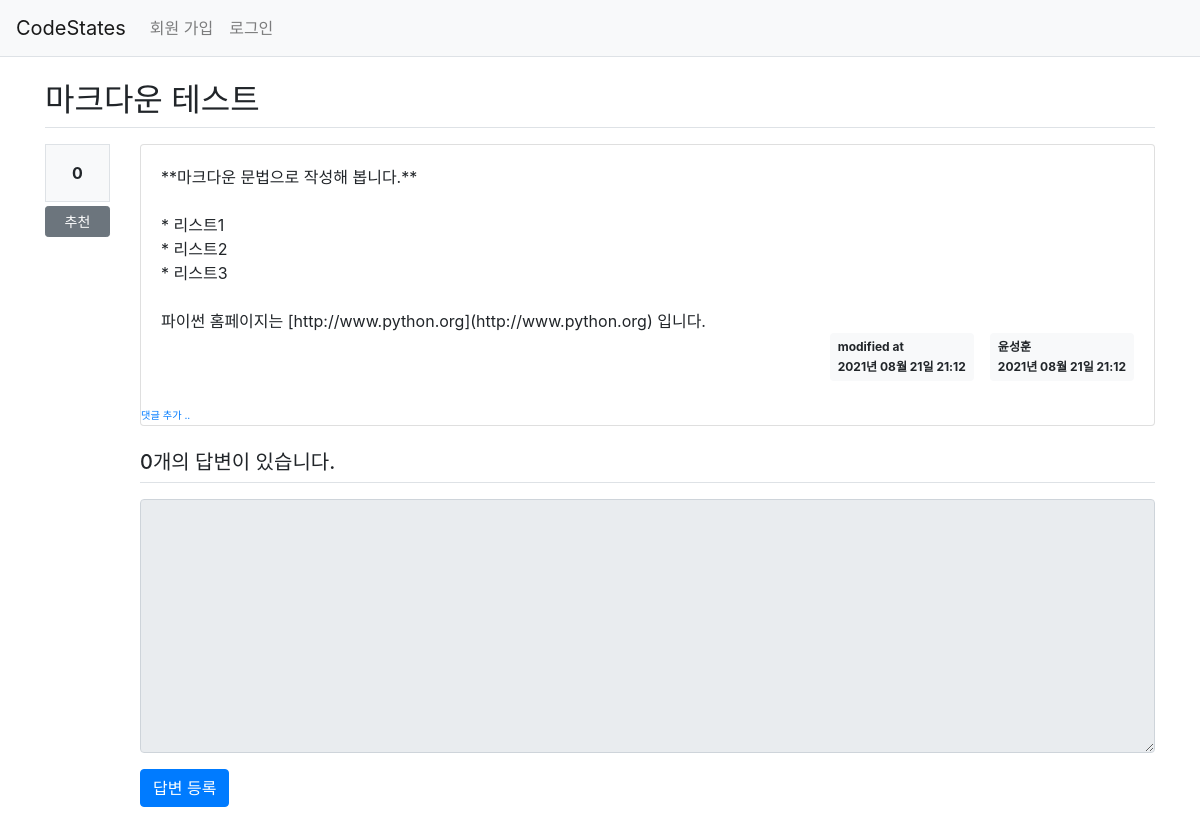
The app's page /question/detail/306/, older data.
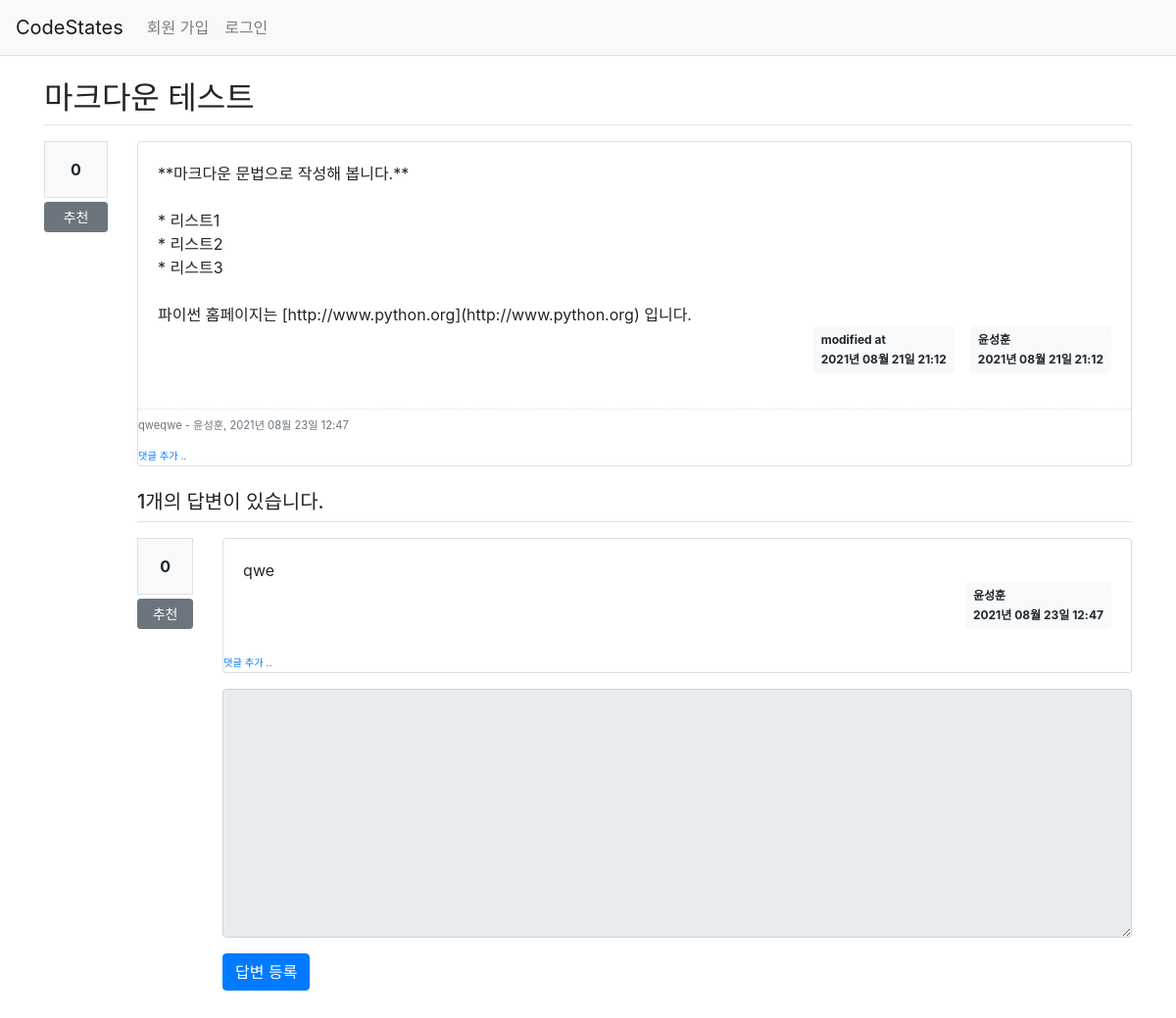
The same page, newer data.
### app/models.py (models this page shows)
class Question(db.Model): # Question 모델 생성, 기본 클래스 db.Model 상속
    id = db.Column(db.Integer, primary_key=True) # 고유 번호, 기본키 설정
    subject = db.Column(db.String(200), nullable=False) # 제목 db.String() 글자 수 제한
    content = db.Column(db.Text(), nullable=False) # 내용 db.Text() 글자 수 제한 x
    create_date = db.Column(db.DateTime(), nullable=False) # 작성 일시
    user_id = db.Column(db.Integer, db.ForeignKey('user.id', ondelete='CASCADE'), nullable=False)
    user = db.relationship('User', backref=db.backref('question_set'))
    modify_date = db.Column(db.DateTime(), nullable=True)
    voter = db.relationship('User', secondary=question_voter, backref=db.backref('question_voter_set'))

class User(db.Model):
    id = db.Column(db.Integer, primary_key=True)
    username = db.Column(db.String(150), unique=True, nullable=False)
    password = db.Column(db.String(200), nullable=False)
    email = db.Column(db.String(120), unique=True, nullable=False)

class Comment(db.Model):
    id = db.Column(db.Integer, primary_key=True)
    user_id = db.Column(db.Integer, db.ForeignKey('user.id', ondelete='CASCADE'), nullable=False)
    user = db.relationship('User', backref=db.backref('comment_set'))
    content = db.Column(db.Text(), nullable=False)
    create_date = db.Column(db.DateTime(), nullable=False)
    modify_date = db.Column(db.DateTime())
    question_id = db.Column(db.Integer, db.ForeignKey('question.id', ondelete='CASCADE'), nullable=True)
    question = db.relationship('Question', backref=db.backref('comment_set'))
    answer_id = db.Column(db.Integer, db.ForeignKey('answer.id', ondelete='CASCADE'), nullable=True)
    answer = db.relationship('Answer', backref=db.backref('comment_set'))

class Answer(db.Model): # Answer 모델 생성, 기본 클래스 db.Model 상속
    id = db.Column(db.Integer, primary_key=True) # 고유 번호, 기본 키 설정
    question_id = db.Column(db.Integer, db.ForeignKey('question.id', ondelete='CASCADE')) # db.ForeignKey 사용하여 Question 모델과 연결, ondelete='CASCADE' 삭제 연동 설정, 질문 삭제 시 질문에 달린 답변도 함께 삭제
    question = db.relationship('Question', backref=db.backref('answer_set')) # db.relationship으로 관계 설정, 첫 번째 값 참조할 모델명, 두 번째는 역참조 설정, 질문에서 답변을 거꾸로 참조하는 것을 의미
    content = db.Column(db.Text(), nullable=False) # 내용 db.Text() 글자 수 제한 x
    create_date = db.Column(db.DateTime(), nullable=False) # 작성 일시
    user_id = db.Column(db.Integer, db.ForeignKey('user.id', ondelete='CASCADE'), nullable=False)
    user = db.relationship('User', backref=db.backref('answer_set'))
    modify_date = db.Column(db.DateTime(), nullable=True)
    voter = db.relationship('User', secondary=answer_voter, backref=db.backref('answer_voter_set'))

### app/views/question_views.py (the view)
@bp.route('/detail/<int:question_id>/') # 질문 상세 화면
def detail(question_id):
    form = AnswerForm()
    question = Question.query.get_or_404(question_id)
    return render_template('question/question_detail.html', question=question, form=form)

### app/forms.py
class AnswerForm(FlaskForm):
    content = TextAreaField('내용', validators=[DataRequired('내용은 필수 입력 항목입니다.')])

### app/filter.py (called while the page is built)
def format_datetime(value, fmt='%Y년 %m월 %d일 %H:%M'):
        return value.strftime(fmt)

### app/views/auth_views.py (called while the page is built)
@bp.before_app_request
def load_logged_in_user():
    user_id = session.get('user_id')
    if user_id is None:
        g.user = None
    else:
        g.user = User.query.get(user_id)

### app/templates/question/question_detail.html (shortened to what this page needs)
{% extends 'base.html' %}
{% block content %}
<div class="container my-3">
	<h2 class="border-bottom py-2">{{ question.subject }}</h2>
	<div class="row my-3">
    <div class="col-1">
        <div class="bg-light text-center p-3 border font-weight-bolder mb-1">{{ question.voter|length }}</div>
        <a href="#" data-uri="{{ url_for('vote.question', question_id=question.id) }}"
            class="recommend btn btn-sm btn-secondary btn-block my-1">추천</a>
        </div>
        <div class="col-11">
        <div class="card">
		<div class="card-body">
			<div class="card-text" style="white-space: pre-line;">{{ question.content }}</div>
			<div class="d-flex justify-content-end">
				{% if question.modify_date %}
				<div class="badge badge-light p-2 text-left mx-3">
					<div class="mb-2">modified at</div>
					<div>{{ question.modify_date|datetime }}</div>
				</div>
				{% endif %}
				<div class="badge badge-light p-2 text-left">
					<div class="mb-2">{{ question.user.username }}</div>
					{{ question.create_date | datetime }}
				</div>
			</div>
		</div>
		{% if question.comment_set|length > 0 %}
		<div class="mt-3">
			{% for comment in question.comment_set %}
			<div class="comment py-2 text-muted">
				<span style="white-space: pre-line;">{{ comment.content }}</span>
				<span>
					- {{ comment.user.username }}, {{ comment.create_date|datetime }}
				</span>
			</div>
			{% endfor %}
		</div>
		{% endif %}
		<div>
			<a href="{{ url_for('comment.create_question', question_id=question.id) }}"
      class="small"><small>댓글 추가 ..</small></a>
		</div>
	</div>
	<h5 class="border-bottom my-3 py-2">{{ question.answer_set|length }}개의 답변이 있습니다.</h5>
	{% for answer in question.answer_set %}
	<div class="row my-3">
    <div class="col-1">
        <div class="bg-light text-center p-3 border font-weight-bolder mb-1">{{ answer.voter|length }}</div>
        <a href="#" data-uri="{{ url_for('vote.answer', answer_id=answer.id) }}"
            class="recommend btn btn-sm btn-secondary btn-block my-1">추천</a>
    </div>
    <div class="col-11">
        <div class="card">
		<div class="card-body">
			<div class="card-text" style="white-space: pre-line;">{{ answer.content }}</div>
			<div class="d-flex justify-content-end">
				<div class="badge badge-light p-2 text-left">
					<div class="mb-2">{{ answer.user.username }} </div>
					{{ answer.create_date|datetime }}
				</div>
			</div>
		</div>
            <div>
                <a href="{{ url_for('comment.create_answer', answer_id=answer.id) }}"
                   class="small"><small>댓글 추가 ..</small></a>
            </div>
	</div>
	{% endfor %}
	<form action="{{ url_for('answer.create', question_id=question.id) }}" method="post" class="my-3">
		<div class="form-group">
			<textarea {% if not g.user %}disabled{% endif %} name="content" id="content" class="form-control" rows="10"></textarea>
		</div>
		<input type="submit" value="답변 등록" class="btn btn-primary">
	</form>
</div>
{% endblock %}

### app/templates/base.html (shortened to what this page needs)
<!doctype html>
<html lang="ko">
	<head>
		<link rel="stylesheet" href="{{ url_for('static', filename='bootstrap.min.css') }}">
		<link rel="stylesheet" href="{{ url_for('static', filename='style.css') }}">
	</head>
	<body>
		{% include "navbar.html" %}
		{% block content %}
		{% endblock %}
	</body>
</html>

### app/templates/navbar.html (shortened to what this page needs)
<nav class="navbar navbar-expand-lg navbar-light bg-light border-bottom">
	<a class="navbar-brand" href="{{ url_for('main.index') }}">CodeStates</a>
	<div class="collapse navbar-collapse flex-grow-0" id="navbarNav">
		{% if g.user %}
		<ul class="navbar-nav">
			<li class="nav-item ">
				<a class="nav-link" href="{{ url_for('auth.logout') }}">{{ g.user.username }} (로그아웃)</a>
			</li>
		</ul>
		{% else %}
		<ul class="navbar-nav">
			<li class="nav-item ">
				<a class="nav-link" href="{{ url_for('auth.signup') }}">회원 가입</a>
			</li>
			<li class="nav-item ">
				<a class="nav-link" href="{{ url_for('auth.login') }}">로그인</a>
			</li>
		</ul>
		{% endif %}
	</div>
</nav>

### app/static/style.css (style rules this page uses)
.comment { border-top:dotted 1px #ddd; font-size:0.7em; }

Row changes from the older to the newer data that the page shows:
added Comment: content "qweqwe", user.username "윤성훈", create_date "2021년 08월 23일 12:47"
added Answer: voter|length "0", content "qwe", user.username "윤성훈", create_date "2021년 08월 23일 12:47"
Text that changed along with them:
{{ question.answer_set|length }}: "0" → "1"
